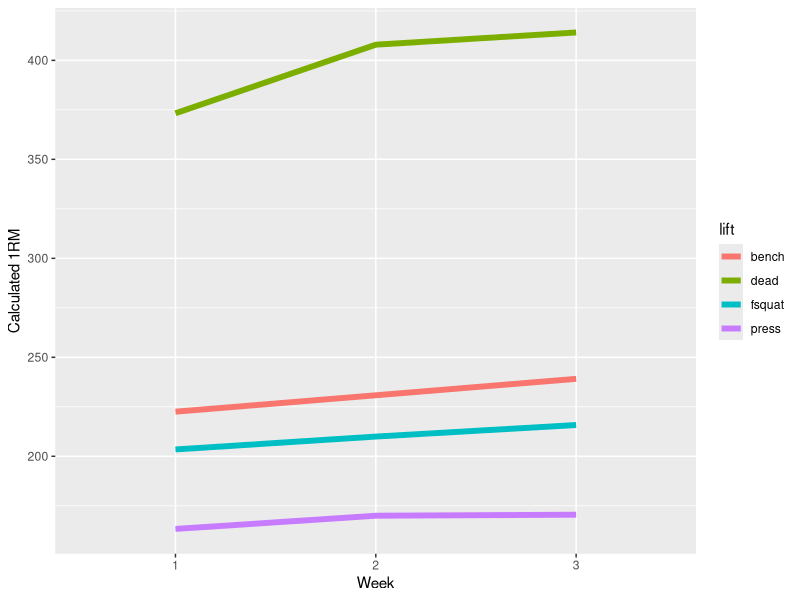

The R script that drew this image: (Note: this script raises an error after producing the figure.)
## ---- chunk 1
knitr::opts_chunk$set(echo = TRUE)

library(magrittr)
library(dplyr)
library(tidyr)
library(ggplot2)
library(lubridate)
## ---- chunk 2
lifts <- data.frame(lift =        c("fsquat", "bench", "dead", "press"),
                    training_max = c(195,     215,     375,    165))
## ---- chunk 3
week_perc <- tibble::tribble(
  ~week,    ~type, ~perc, ~reps,
     1L, "warmup",   0.4,    5L,
     1L, "warmup",   0.5,    5L,
     1L, "warmup",   0.6,    3L,
     1L,   "main",  0.65,    5L,
     1L,   "main",  0.75,    5L,
     1L,   "main",  0.85,    5L,
     2L, "warmup",   0.4,    5L,
     2L, "warmup",   0.5,    5L,
     2L, "warmup",   0.6,    3L,
     2L,   "main",   0.7,    3L,
     2L,   "main",   0.8,    3L,
     2L,   "main",   0.9,    3L,
     3L, "warmup",   0.4,    5L,
     3L, "warmup",   0.5,    5L,
     3L, "warmup",   0.6,    3L,
     3L,   "main",  0.75,    5L,
     3L,   "main",  0.85,    3L,
     3L,   "main",  0.95,    1L
  )


## ---- chunk 4
prog.ls <- apply(X = lifts, 1, function(x){
  tmp <- week_perc
  weights <- (week_perc$perc * as.integer(x[2]))
  tmp$lift <- x[1]
  tmp$weight <- round(weights / 5) * 5
  return(tmp)
})

names(prog.ls) <- lifts$lift
## ---- chunk 5
accomplished <- tibble::tribble(
                       ~week,    ~lift, ~weight, ~reps,
                          1L, "fsquat",     165,    7,
                          1L,  "bench",     159,    12,
                          1L,   "dead",     320,    5,
                          1L,  "press",     140,    5,
                       
                          2L, "fsquat",     175,    6,
                          2L,  "bench",     195,    NA, # missed a day
                          2L,   "dead",     340,    6,
                          2L,  "press",     150,    4,
                       
                          3L, "fsquat",     185,    5,
                          3L,  "bench",     205,    5,
                          3L,   "dead",     355,    5,
                          3L,  "press",     155,    3
                       ) %>% 
  mutate(calc1RM = weight*reps*0.0333 + weight) %>% 
  filter(complete.cases(.))

## ---- chunk 6
library(ggplot2)

accomplished %>% 
  ggplot(aes(x = as.factor(week), y = calc1RM)) + 
  geom_line(aes(group = lift, color = lift), size = 2) +
  labs(x = "Week",
       y = "Calculated 1RM")
## ---- chunk 7
dates <- tibble::tribble(
  ~week, ~date,
   1,     "2019-02-12",
   2,     "2019-02-19",
   3,     "2019-02-26"
) %>%
  mutate(date = ymd(date))
## ---- chunk 8
lift_tbl <- left_join(accomplished, dates) %>% 
  select(week, date, lift:calc1RM)
## ---- chunk 9
write.csv(x = lift_tbl, file = "data/2019-02-12_lift-data.csv",
          quote = FALSE, row.names = FALSE)
